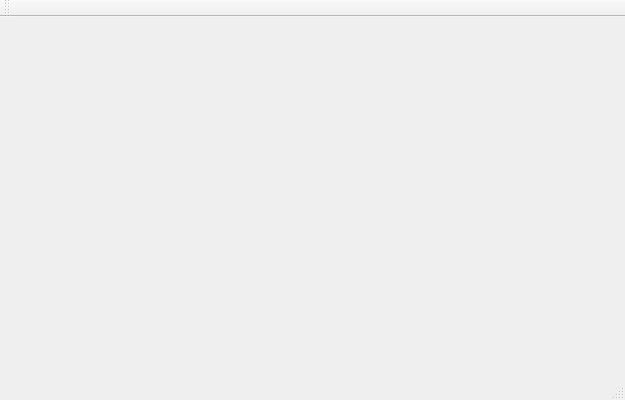
<?xml version="1.0" encoding="UTF-8"?>
<ui version="4.0">
 <class>QtWidgetsApplicationClass</class>
 <widget class="QMainWindow" name="QtWidgetsApplicationClass">
  <property name="geometry">
   <rect>
    <x>0</x>
    <y>0</y>
    <width>625</width>
    <height>400</height>
   </rect>
  </property>
  <property name="windowTitle">
   <string>QtWidgetsApplication</string>
  </property>
  <property name="windowOpacity">
   <double>0.000000000000000</double>
  </property>
  <widget class="QWidget" name="centralWidget"/>
  <widget class="QMenuBar" name="menuBar">
   <property name="geometry">
    <rect>
     <x>0</x>
     <y>0</y>
     <width>625</width>
     <height>22</height>
    </rect>
   </property>
  </widget>
  <widget class="QToolBar" name="mainToolBar">
   <attribute name="toolBarArea">
    <enum>TopToolBarArea</enum>
   </attribute>
   <attribute name="toolBarBreak">
    <bool>false</bool>
   </attribute>
  </widget>
  <widget class="QStatusBar" name="statusBar"/>
 </widget>
 <layoutdefault spacing="6" margin="11"/>
 <resources>
  <include location="a1112.qrc"/>
 </resources>
 <connections/>
</ui>
